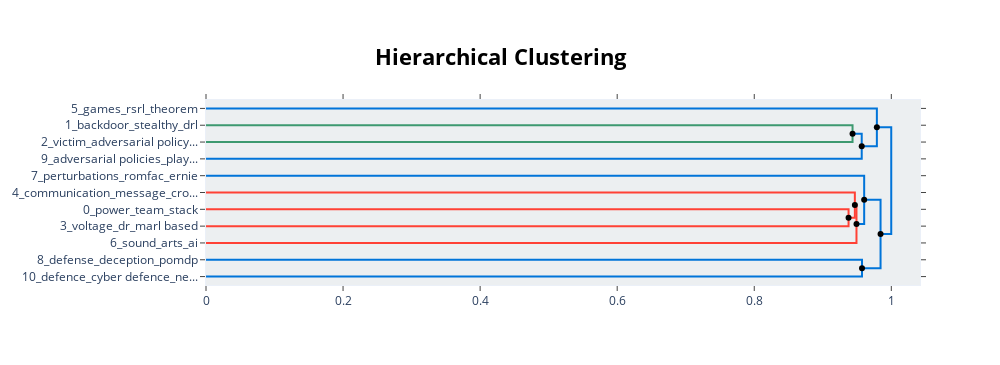

Notebook code for this chart:
### Code cell
# vextract hierarchical topics and their representation
hierarchical_topics = topic_model.hierarchical_topics(summerized_papers)

# visualize the hierarchical topics
topic_model.visualize_hierarchy(hierarchical_topics=hierarchical_topics, custom_labels=topic_df['Topic Label'].tolist(),color_threshold=0.95, width=1000, height=1000)

### Figure 1 — Plotly figure (JSON) as saved in the notebook; plotly's stock layout.template omitted (floating-point values rounded to 4 significant figures)
{"data": [{"hoverinfo": "text", "marker": {"color": "rgb(61,153,112)"}, "mode": "lines", "text": ["backdoor_stealthy_drl_reward_triggers", "", "", "victim_adversarial policy_aml_aml attacks_camouflage"], "type": "scatter", "x": [0, 0.9434, 0.9434, 0], "xaxis": "x", "y": [-15, -15, -25, -25], "yaxis": "y"}, {"hoverinfo": "text", "marker": {"color": "rgb(0,116,217)"}, "mode": "lines", "text": ["backdoor_victim_reward_cmarl_adversarial policy", "", "", "adversarial policies_play_sub play_implementation_sparse adversarial"], "type": "scatter", "x": [0.9434, 0.9568, 0.9568, 0], "xaxis": "x", "y": [-20, -20, -35, -35], "yaxis": "y"}, {"hoverinfo": "text", "marker": {"color": "rgb(0,116,217)"}, "mode": "lines", "text": ["games_rsrl_theorem_sum_regret", "", "", "victim_backdoor_cmarl_adversarial policies_reward"], "type": "scatter", "x": [0, 0.9789, 0.9789, 0.9568], "xaxis": "x", "y": [-5, -5, -27.5, -27.5], "yaxis": "y"}, {"hoverinfo": "text", "marker": {"color": "rgb(255,65,54)"}, "mode": "lines", "text": ["power_team_stack_madqn_market", "", "", "voltage_dr_marl based_grid_controllers"], "type": "scatter", "x": [0, 0.9376, 0.9376, 0], "xaxis": "x", "y": [-65, -65, -75, -75], "yaxis": "y"}, {"hoverinfo": "text", "marker": {"color": "rgb(255,65,54)"}, "mode": "lines", "text": ["communication_message_cromac_madrid_ami", "", "", "voltage_power_team_dr_stack"], "type": "scatter", "x": [0, 0.9468, 0.9468, 0.9376], "xaxis": "x", "y": [-55, -55, -70, -70], "yaxis": "y"}, {"hoverinfo": "text", "marker": {"color": "rgb(255,65,54)"}, "mode": "lines", "text": ["communication_team_settings_complex_learn", "", "", "sound_arts_ai_audio visual navigation_visual"], "type": "scatter", "x": [0.9468, 0.9492, 0.9492, 0], "xaxis": "x", "y": [-62.5, -62.5, -85, -85], "yaxis": "y"}, {"hoverinfo": "text", "marker": {"color": "rgb(0,116,217)"}, "mode": "lines", "text": ["perturbations_romfac_ernie_state perturbations_byzantine", "", "", "communication_complex_team_settings_resilience"], "type": "scatter", "x": [0, 0.9604, 0.9604, 0.9492], "xaxis": "x", "y": [-45, -45, -73.75, -73.75], "yaxis": "y"}, {"hoverinfo": "text", "marker": {"color": "rgb(0,116,217)"}, "mode": "lines", "text": ["defense_deception_pomdp_cyber_mtd", "", "", "defence_cyber defence_network_cooperative marl_uav"], "type": "scatter", "x": [0, 0.9572, 0.9572, 0], "xaxis": "x", "y": [-95, -95, -105, -105], "yaxis": "y"}, {"hoverinfo": "text", "marker": {"color": "rgb(0,116,217)"}, "mode": "lines", "text": ["perturbations_communication_complex_team_learn", "", "", "cyber_defense_defence_network_deception"], "type": "scatter", "x": [0.9604, 0.9843, 0.9843, 0.9572], "xaxis": "x", "y": [-59.38, -59.38, -100, -100], "yaxis": "y"}, {"hoverinfo": "text", "marker": {"color": "rgb(0,116,217)"}, "mode": "lines", "text": ["victim_games_backdoor_cmarl_reward", "", "", "defense_cyber_perturbations_game_network"], "type": "scatter", "x": [0.9789, 0.9999, 0.9999, 0.9843], "xaxis": "x", "y": [-16.25, -16.25, -79.69, -79.69], "yaxis": "y"}, {"hoverinfo": "text", "hovertext": ["backdoor_victim_reward_cmarl_adversarial policy", "communication_team_settings_complex_learn", "perturbations_communication_complex_team_learn", "victim_games_backdoor_cmarl_reward"], "marker": {"color": "black"}, "mode": "markers", "showlegend": false, "type": "scatter", "x": [0.9434, 0.9468, 0.9604, 0.9789], "y": [-20, -62.5, -59.38, -16.25]}, {"hoverinfo": "text", "hovertext": ["victim_backdoor_cmarl_adversarial policies_reward", "voltage_power_team_dr_stack", "communication_complex_team_settings_resilience", "cyber_defense_defence_network_deception", "defense_cyber_perturbations_game_network"], "marker": {"color": "black"}, "mode": "markers", "showlegend": false, "type": "scatter", "x": [0.9568, 0.9376, 0.9492, 0.9572, 0.9843], "y": [-27.5, -70, -73.75, -100, -79.69]}], "layout": {"autosize": false, "height": 365, "hoverlabel": {"bgcolor": "white", "font": {"family": "Rockwell", "size": 16}}, "hovermode": "closest", "plot_bgcolor": "#ECEFF1", "showlegend": false, "title": {"font": {"color": "Black", "size": 22}, "text": "<b>Hierarchical Clustering</b>", "x": 0.5, "xanchor": "center", "yanchor": "top"}, "width": 1000, "xaxis": {"mirror": "allticks", "rangemode": "tozero", "showgrid": false, "showline": true, "showticklabels": true, "ticks": "outside", "type": "linear", "zeroline": false}, "yaxis": {"mirror": "allticks", "range": [-110, 0], "rangemode": "tozero", "showgrid": false, "showline": true, "showticklabels": true, "tickmode": "array", "ticks": "outside", "ticktext": ["5_games_rsrl_theorem", "1_backdoor_stealthy_drl", "2_victim_adversarial policy...", "9_adversarial policies_play...", "7_perturbations_romfac_ernie", "4_communication_message_cro...", "0_power_team_stack", "3_voltage_dr_marl based", "6_sound_arts_ai", "8_defense_deception_pomdp", "10_defence_cyber defence_ne..."], "tickvals": [-5, -15, -25, -35, -45, -55, -65, -75, -85, -95, -105], "type": "linear", "zeroline": false}}}
